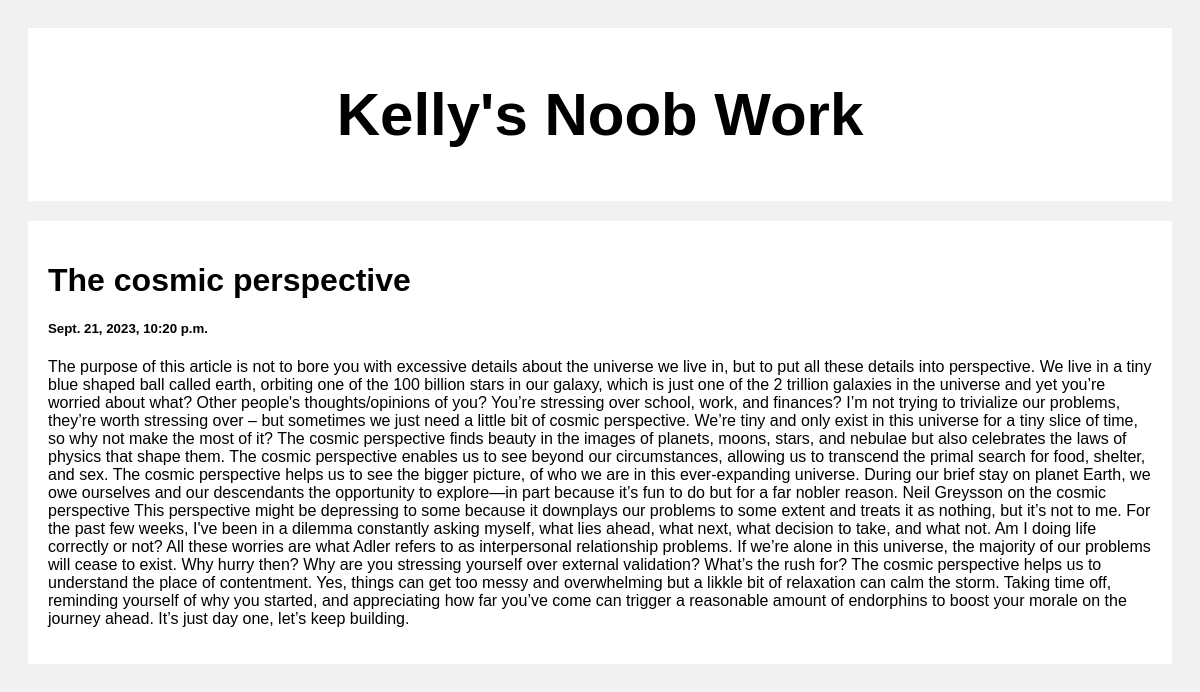
/post/1, run on the app's committed database.
### posts/models.py (models this page shows)
class Post(models.Model):
    title = models.CharField(max_length=100)
    body = models.CharField(max_length=1000000)
    created_at = models.DateTimeField(default=datetime.now, blank=True)

### posts/views.py (the view)
# urls.py: path('post/<str:pk>', views.post, name='post')
def post(request, pk):
    posts = Post.objects.get(id=pk)
    return render(request, 'posts.html', {'posts': posts})

### templates/posts.html (shortened to what this page needs)
<!DOCTYPE html>
<html>
<head>
</head>
<body>
<div class="header">
    <a style="text-decoration: none; color: black;" href="">
        <h2>Kelly's Noob Work</h2>
    </a>
</div>
<div class="row">
  <div class="leftcolumn">
    <div class="card">
        <h1>{{posts.title}}</h1>
        <h5>{{posts.created_at}}</h5>
        <p>{{posts.body}}</p>
    </div>
  </div>
</div>
</body>
</html>

### templates/posts.html (style rules this page uses)
* { box-sizing: border-box; }
body { font-family: Arial; padding: 20px; background: #f1f1f1; }
.header { padding: 2px; font-size: 40px; text-align: center; background: white; }
.leftcolumn { float: left; width: 100%; }
.card { background-color: white; padding: 20px; margin-top: 20px; }
.row:after { content: ""; display: table; clear: both; }

### data on the page
Post: title "The cosmic perspective", created_at "Sept. 21, 2023, 10:20 p.m.", body "The purpose of this article is not to bore you with excessive details about the universe we live in, but to put all these details into perspective. We live in a tiny blue shaped ball called earth, orbiting one of the 100 billion stars in our galaxy, which is just one of the 2 trillion galaxies in the universe and yet you’re worried about what? Other people's thoughts/opinions of you? You’re stressing over school, work, and finances? I’m not trying to trivialize our problems, they’re worth stressing over – but sometimes we just need a little bit of cosmic perspective. We’re tiny and only exist in this universe for a tiny slice of time, so why not make the most of it? The cosmic perspective…"
